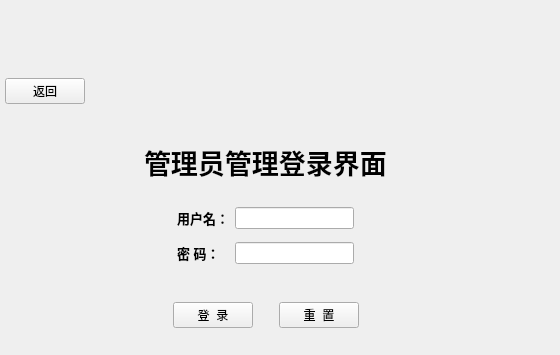
<?xml version="1.0" encoding="UTF-8"?>
<ui version="4.0">
 <class>Adminlogin</class>
 <widget class="QWidget" name="Adminlogin">
  <property name="geometry">
   <rect>
    <x>0</x>
    <y>0</y>
    <width>560</width>
    <height>355</height>
   </rect>
  </property>
  <property name="windowTitle">
   <string>Form</string>
  </property>
  <widget class="QWidget" name="widget" native="true">
   <property name="geometry">
    <rect>
     <x>0</x>
     <y>0</y>
     <width>561</width>
     <height>361</height>
    </rect>
   </property>
   <property name="styleSheet">
    <string notr="true">#widget{background-image: url(:/new/prefix1/img/addpage.png);}</string>
   </property>
   <widget class="QWidget" name="layoutWidget">
    <property name="geometry">
     <rect>
      <x>0</x>
      <y>140</y>
      <width>531</width>
      <height>45</height>
     </rect>
    </property>
    <layout class="QHBoxLayout" name="horizontalLayout_2">
     <item>
      <spacer name="horizontalSpacer_3">
       <property name="orientation">
        <enum>Qt::Horizontal</enum>
       </property>
       <property name="sizeHint" stdset="0">
        <size>
         <width>40</width>
         <height>20</height>
        </size>
       </property>
      </spacer>
     </item>
     <item>
      <widget class="QLabel" name="lb_login">
       <property name="font">
        <font>
         <family>Cambria</family>
         <pointsize>15</pointsize>
        </font>
       </property>
       <property name="text">
        <string>&lt;html&gt;&lt;head/&gt;&lt;body&gt;&lt;p&gt;&lt;span style=&quot; font-size:20pt; font-weight:600;&quot;&gt;管理员管理登录界面&lt;/span&gt;&lt;/p&gt;&lt;/body&gt;&lt;/html&gt;</string>
       </property>
      </widget>
     </item>
     <item>
      <spacer name="horizontalSpacer_4">
       <property name="orientation">
        <enum>Qt::Horizontal</enum>
       </property>
       <property name="sizeHint" stdset="0">
        <size>
         <width>40</width>
         <height>20</height>
        </size>
       </property>
      </spacer>
     </item>
    </layout>
   </widget>
   <widget class="QWidget" name="layoutWidget_4">
    <property name="geometry">
     <rect>
      <x>0</x>
      <y>200</y>
      <width>531</width>
      <height>71</height>
     </rect>
    </property>
    <layout class="QHBoxLayout" name="horizontalLayout_3">
     <item>
      <spacer name="horizontalSpacer_5">
       <property name="orientation">
        <enum>Qt::Horizontal</enum>
       </property>
       <property name="sizeHint" stdset="0">
        <size>
         <width>40</width>
         <height>20</height>
        </size>
       </property>
      </spacer>
     </item>
     <item>
      <layout class="QGridLayout" name="gridLayout">
       <item row="0" column="0">
        <widget class="QLabel" name="lb_user">
         <property name="font">
          <font>
           <pointsize>10</pointsize>
          </font>
         </property>
         <property name="text">
          <string>&lt;html&gt;&lt;head/&gt;&lt;body&gt;&lt;p&gt;&lt;span style=&quot; font-weight:600;&quot;&gt;用户名：&lt;/span&gt;&lt;/p&gt;&lt;/body&gt;&lt;/html&gt;</string>
         </property>
        </widget>
       </item>
       <item row="0" column="1">
        <widget class="QLineEdit" name="user"/>
       </item>
       <item row="1" column="0">
        <widget class="QLabel" name="lb_pwd">
         <property name="font">
          <font>
           <pointsize>10</pointsize>
          </font>
         </property>
         <property name="text">
          <string>&lt;html&gt;&lt;head/&gt;&lt;body&gt;&lt;p&gt;&lt;span style=&quot; font-weight:600;&quot;&gt;密    码：&lt;/span&gt;&lt;/p&gt;&lt;/body&gt;&lt;/html&gt;</string>
         </property>
        </widget>
       </item>
       <item row="1" column="1">
        <widget class="QLineEdit" name="pwd"/>
       </item>
      </layout>
     </item>
     <item>
      <spacer name="horizontalSpacer_6">
       <property name="orientation">
        <enum>Qt::Horizontal</enum>
       </property>
       <property name="sizeHint" stdset="0">
        <size>
         <width>40</width>
         <height>20</height>
        </size>
       </property>
      </spacer>
     </item>
    </layout>
   </widget>
   <widget class="QWidget" name="layoutWidget_3">
    <property name="geometry">
     <rect>
      <x>0</x>
      <y>300</y>
      <width>531</width>
      <height>30</height>
     </rect>
    </property>
    <layout class="QHBoxLayout" name="horizontalLayout_4">
     <item>
      <spacer name="horizontalSpacer_7">
       <property name="orientation">
        <enum>Qt::Horizontal</enum>
       </property>
       <property name="sizeHint" stdset="0">
        <size>
         <width>40</width>
         <height>20</height>
        </size>
       </property>
      </spacer>
     </item>
     <item>
      <widget class="QPushButton" name="ptn_login">
       <property name="text">
        <string>登  录</string>
       </property>
      </widget>
     </item>
     <item>
      <spacer name="horizontalSpacer_9">
       <property name="orientation">
        <enum>Qt::Horizontal</enum>
       </property>
       <property name="sizeType">
        <enum>QSizePolicy::Fixed</enum>
       </property>
       <property name="sizeHint" stdset="0">
        <size>
         <width>20</width>
         <height>20</height>
        </size>
       </property>
      </spacer>
     </item>
     <item>
      <widget class="QPushButton" name="ptn_reset">
       <property name="text">
        <string>重  置</string>
       </property>
      </widget>
     </item>
     <item>
      <spacer name="horizontalSpacer_8">
       <property name="orientation">
        <enum>Qt::Horizontal</enum>
       </property>
       <property name="sizeHint" stdset="0">
        <size>
         <width>40</width>
         <height>20</height>
        </size>
       </property>
      </spacer>
     </item>
    </layout>
   </widget>
   <widget class="QWidget" name="widget_2" native="true">
    <property name="geometry">
     <rect>
      <x>0</x>
      <y>40</y>
      <width>531</width>
      <height>101</height>
     </rect>
    </property>
    <widget class="QWidget" name="layoutWidget_2">
     <property name="geometry">
      <rect>
       <x>5</x>
       <y>0</y>
       <width>531</width>
       <height>102</height>
      </rect>
     </property>
     <layout class="QHBoxLayout" name="horizontalLayout">
      <item>
       <widget class="QPushButton" name="alogback">
        <property name="text">
         <string>返回</string>
        </property>
       </widget>
      </item>
      <item>
       <spacer name="horizontalSpacer">
        <property name="orientation">
         <enum>Qt::Horizontal</enum>
        </property>
        <property name="sizeHint" stdset="0">
         <size>
          <width>40</width>
          <height>20</height>
         </size>
        </property>
       </spacer>
      </item>
      <item>
       <widget class="QLabel" name="label">
        <property name="maximumSize">
         <size>
          <width>400</width>
          <height>100</height>
         </size>
        </property>
        <property name="text">
         <string/>
        </property>
        <property name="pixmap">
         <pixmap>C:/Users/HAIHO/ATSystem/ATSystem/Images/log.png</pixmap>
        </property>
        <property name="scaledContents">
         <bool>true</bool>
        </property>
       </widget>
      </item>
      <item>
       <spacer name="horizontalSpacer_2">
        <property name="orientation">
         <enum>Qt::Horizontal</enum>
        </property>
        <property name="sizeHint" stdset="0">
         <size>
          <width>40</width>
          <height>20</height>
         </size>
        </property>
       </spacer>
      </item>
     </layout>
    </widget>
   </widget>
  </widget>
 </widget>
 <resources/>
 <connections/>
</ui>
